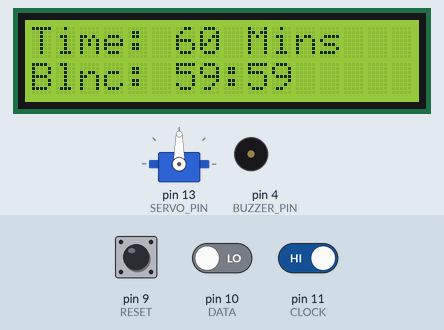
A sketch run on a simulated Arduino Uno, built with avr-gcc and run on an emulated ATmega328P. Shown: 16×2 character LCD, servo, buzzer (waves = sounding, pin HIGH). The inputs (shaded band) are chosen by the test bench; at power-on: pin 11 (CLOCK) HIGH, pin 9 (RESET) HIGH, pin 10 (DATA) LOW.

Above: at 1.6 s.
1.7 s: pin 11 (CLOCK) driven LOW
At 2.5 s:
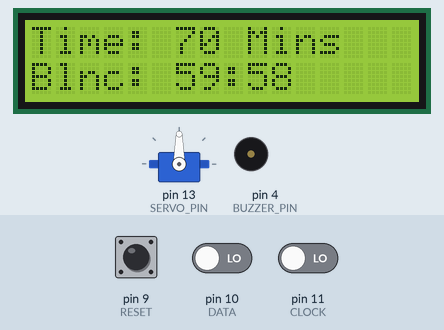
3.5 s: pin 9 (RESET) pulled LOW for 0.15 s
At 4.8 s:
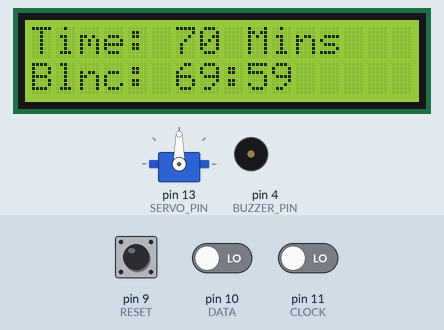
5.5 s: pin 11 (CLOCK) driven HIGH
At 6.7 s:
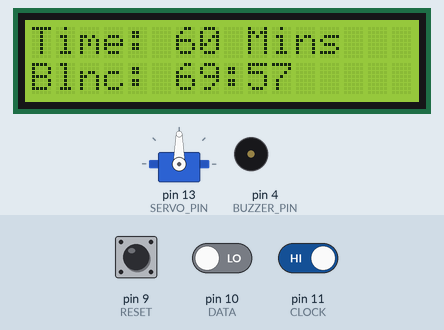
8.5 s: pin 9 (RESET) pulled LOW for 1 s
At 10.4 s:
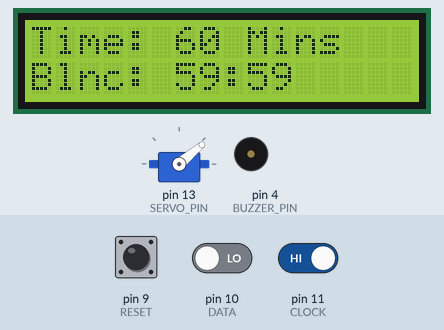
Timing chart, 0 to 21.5 s (numbered marks = the images above; inputs shaded):
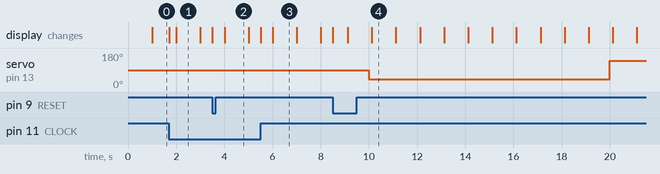

The sketch:

KMA.ino
```cpp
#include <LiquidCrystal.h>
#include <Servo.h>

/*
 * LCD CONFIGURATION
 * LCD RS pin to digital pin 8
 * LCD Enable pin to digital pin 7
 * LCD D4 pin to digital pin 6
 * LCD D5 pin to digital pin 5
 * LCD D6 pin to digital pin 3
 * LCD D7 pin to digital pin 2
 * LCD R/W pin to ground
 * LCD VSS pin to ground
 * LCD VCC pin to 5V
 * K Cathode -GCC
 * A Anode - +5 via 10 ohm resistor
 */
const int rs = 8, en = 7, d4 = 6, d5 = 5, d6 = 3, d7 = 2;
LiquidCrystal lcd(rs, en, d4, d5, d6, d7);
Servo myServo;

// Servo Motor
// Red - +5V
// Brown - GCC
// Yellow - ServoPin 13
const int SERVO_PIN = 13;

// 360 Rotot
const int RESET = 9;
const int DATA = 10;
const int CLOCK = 11;
// Buzzer
const int BUZZER_PIN = 4;

int centerAngle = 90;
int angleToMove = 50;
int lastStateCLK;
int currentStateCLK;
int timerValue = 3600; // 60 minutes (3600 seconds)
int elapsedTime = 3600; // Also in seconds
int incrementByMinutes = 10; // 10 minutes
unsigned long lastDebounceTime = 0;
unsigned long lastTimerUpdate = 0;
unsigned long lastServoMove = 0; // To track the time for servo movement
const unsigned long debounceDelay = 50;
const unsigned long secondInterval = 1000; // 1 second in milliseconds
const unsigned long servoInterval = 10000; // 10 seconds in milliseconds
bool moveLeft = true;

void setup() {
  lcd.begin(16, 2);
  pinMode(BUZZER_PIN, OUTPUT);
  pinMode(CLOCK, INPUT);
  pinMode(DATA, INPUT);
  pinMode(RESET, INPUT_PULLUP);
  lastStateCLK = digitalRead(CLOCK);
  updateLCD(timerValue, elapsedTime);

  myServo.attach(SERVO_PIN);
  myServo.write(centerAngle);
}

void loop() {
  currentStateCLK = digitalRead(CLOCK);

  // Rotary Encoder to change the timer value
  if (currentStateCLK != lastStateCLK) {
    if ((millis() - lastDebounceTime) > debounceDelay) {
      lastDebounceTime = millis();
      if (digitalRead(DATA) != currentStateCLK) {
        timerValue -= incrementByMinutes * 60; // Convert minutes to seconds
        if (timerValue <= 600) timerValue = 600; //minimun 10 mins
      } else {
        timerValue += incrementByMinutes * 60; // Convert minutes to seconds
        if (timerValue >= 30000) timerValue = 30000; //maximum 500 mins
      }
      updateLCD(timerValue, elapsedTime);
    }
  }

  // Reset button to set the elapsed time to the timer value
  if (digitalRead(RESET) == LOW) {
    elapsedTime = timerValue;
    updateLCD(timerValue, elapsedTime);
    delay(200); // Simple debounce delay
  }

  // Timer countdown logic (every second)
  if (elapsedTime > 0 && (millis() - lastTimerUpdate) >= secondInterval) {
    lastTimerUpdate = millis();
    elapsedTime--;
    if (elapsedTime <= 0) {
      beep();
      shutSystem();
      elapsedTime = timerValue;
    }
    updateLCD(timerValue, elapsedTime);
  }

  // Servo movement every 10 seconds
  if (millis() - lastServoMove >= servoInterval) {
    lastServoMove = millis();

    if (moveLeft) {
      myServo.write(centerAngle - angleToMove);
    } else {
      myServo.write(centerAngle + angleToMove);
    }

    moveLeft = !moveLeft;
  }

  lastStateCLK = currentStateCLK;
}

// Function to beep the buzzer 5 times when time is up
void beep() {
  for (int i = 0; i < 5; i++) {
    digitalWrite(BUZZER_PIN, HIGH);
    delay(500);
    digitalWrite(BUZZER_PIN, LOW);
    delay(500);
  }
}

// Function to update the LCD display with the timer and elapsed time
void updateLCD(int timer, int elapsed) {
  int minutes = elapsed / 60;
  int seconds = elapsed % 60;

  lcd.clear();
  lcd.setCursor(0, 0);
  lcd.print("Time: ");
  lcd.print(timer / 60);
  lcd.print(" Mins");

  lcd.setCursor(0, 1);
  lcd.print("Blnc: ");
  if (minutes < 10) lcd.print("0");
  lcd.print(minutes);
  lcd.print(":");
  if (seconds < 10) lcd.print("0");
  lcd.print(seconds);
}

// Function to shut down the system once time is elapsed
void shutSystem() {
  lcd.setCursor(0, 1);
  lcd.print("..... Done .....");
  while (true) {
    if (digitalRead(RESET) == LOW) {
      elapsedTime = timerValue;
      updateLCD(timerValue, elapsedTime);
      break;
    }
  }
}
```

Measured:
- what the display in image 1 shows lasts 1.0 s, from 2.0 s to 3.0 s
